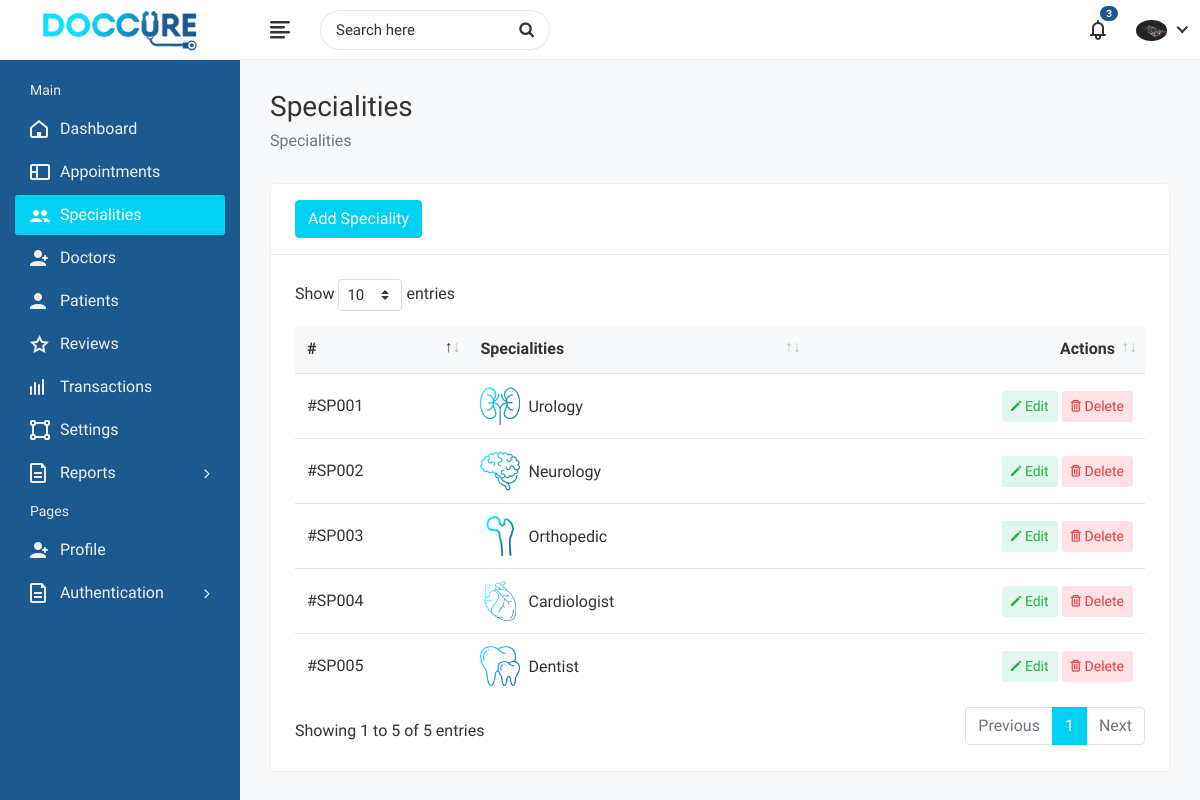
The page /administrators/specialities/ (signed in) on the database its author committed.
### administrators/models.py (models this page shows)
class Admin(models.Model):
	user = models.OneToOneField(User, on_delete=models.CASCADE)
	image = models.ImageField('Profile Image', upload_to='Image/Administrator',
		max_length=500, default='dummy.png')
	first_name = models.CharField('First Name', max_length=50)
	second_name =  models.CharField('Second Name', max_length=50)
	d_o_b = models.DateField('Date of Birth')
	phone_no = models.CharField('Phone Number', max_length=50)
	email = models.EmailField('Email', max_length=250)
	address_line = models.CharField('Address Line', max_length=200, blank=True)
	country = models.CharField('Country', max_length=100, blank=True)
	county = models.CharField('County', max_length=100, blank=True)
	town = models.CharField('Town', max_length=100, blank=True)\
	def __str__(self):
		return self.first_name+" "+self.second_name

### appointments/models.py (models this page shows, shortened)
class Speciality(models.Model):
	name = models.CharField('Name', max_length=100)
	image = models.ImageField('Image', upload_to='Image/Speciality', max_length=500)

### administrators/views.py (the view)
# urls.py: path('specialities/', views.specialities, name='specialities'),
@login_required(login_url='/login/')
@user_passes_test(check_admin, login_url='/login/')
@user_passes_test(check_settings, login_url='/administrators/profile/')
def specialities(request):
	if request.method == 'POST':
		form = SpecialityForm(request.POST, request.FILES)
		if form.is_valid():
			form.save()
		return HttpResponseRedirect('../../administrators/specialities/')
	else:
		profile = Admin.objects.get(user=request.user.id)
		specialities = Speciality.objects.all()
		forms = {}
		for speciality in specialities:
			forms.setdefault(speciality, SpecialityForm(instance=speciality))
		return render(request, 'administrators/specialities.html', {'profile': profile, 'forms': forms,
			'specialities': specialities} )

### administrators/views.py (called while the page is built)
def check_admin(user):
	return user.is_superuser

def check_settings(user):
	profile = Admin.objects.filter(user=user.id)
	return profile.count()>=1

### administrators/templates/administrators/specialities.html (shortened to what this page needs)
{% extends "administrators/base.html" %}
{% load static %}
{% block css %}
	<link rel="stylesheet" href="{% static 'administrators/plugins/datatables/datatables.min.css' %}">
{% endblock %}
{% block sidenav %}
	<li>
		<a href="{% url 'admin-dashboard' %}"><i class="fe fe-home"></i> <span>Dashboard</span></a>
	</li>
	<li>
		<a href="{% url 'appointment-list' %}"><i class="fe fe-layout"></i> <span>Appointments</span></a>
	</li>
	<li class="active">
		<a href="{% url 'specialities' %}"><i class="fe fe-users"></i> <span>Specialities</span></a>
	</li>
	<li>
		<a href="{% url 'doctor-list' %}"><i class="fe fe-user-plus"></i> <span>Doctors</span></a>
	</li>
	<li>
		<a href="{% url 'patient-list' %}"><i class="fe fe-user"></i> <span>Patients</span></a>
	</li>
	<li>
		<a href="{% url 'admin-reviews' %}"><i class="fe fe-star-o"></i> <span>Reviews</span></a>
	</li>
	<li>
		<a href="{% url 'transactions-list' %}"><i class="fe fe-activity"></i> <span>Transactions</span></a>
	</li>
	<li>
		<a href="{% url 'settings' %}"><i class="fe fe-vector"></i> <span>Settings</span></a>
	</li>
	<li class="submenu">
		<a href="#"><i class="fe fe-document"></i> <span> Reports</span> <span class="menu-arrow"></span></a>
	</li>
	<li class="menu-title">
		<span>Pages</span>
	</li>
	<li>
		<a href="{% url 'profile' %}"><i class="fe fe-user-plus"></i> <span>Profile</span></a>
	</li>
	<li class="submenu">
		<a href="#"><i class="fe fe-document"></i> <span> Authentication </span> <span class="menu-arrow"></span></a>
	</li>
{% endblock %}
{% block breadcrumb %}Specialities{% endblock %}
{% block breadcrumb1 %} Specialities {% endblock %}
{% block content %}
	<div class="row">
		<div class="col-sm-12">
			<div class="card">
				<div class="card-header">
                    <div class="card-header-action">
                        <a href="#" class="btn btn-primary" data-toggle="modal" data-target="#Add_Specialities_details">Add Speciality</a>
                    </div>
                </div>
				<div class="card-body">
					<div class="table-responsive">
						<table class="datatable table table-hover table-center mb-0">
							<thead>
								<tr>
									<th>#</th>
									<th>Specialities</th>
									<th class="text-right">Actions</th>
								</tr>
							</thead>
							<tbody>
							{% for speciality in specialities %}
								<tr>
									<td>#SP00{{speciality.id}}</td>
									<td>
										<h2 class="table-avatar">
											<a href="profile.html" class="avatar avatar-sm mr-2">
												<img class="avatar-img" src="{{speciality.image.url}}" alt="Speciality">
											</a>
											<a href="profile.html">{{speciality.name}}</a>
										</h2>
									</td>
									<td class="text-right">
										<div class="actions">
											<a class="btn btn-sm bg-success-light" data-toggle="modal" href="#edit_specialities_details{{speciality.id}}">
												<i class="fe fe-pencil"></i> Edit
											</a>
											<a  data-toggle="modal" href="#delete_modal{{speciality.id}}" class="btn btn-sm bg-danger-light">
												<i class="fe fe-trash"></i> Delete
											</a>
										</div>
									</td>
								</tr>
							{% endfor %}
							</tbody>
						</table>
					</div>
				</div>
			</div>
		</div>
	</div>
{% endblock %}

### administrators/templates/administrators/base.html (shortened to what this page needs)
<!DOCTYPE html>
<html lang="en">
	<head>
		{% load static %}
        <link rel="stylesheet" href="{% static 'administrators/css/bootstrap.min.css' %}">
        <link rel="stylesheet" href="{% static 'administrators/css/font-awesome.min.css' %}">
        <link rel="stylesheet" href="{% static 'administrators/css/feathericon.min.css' %}">
        <link rel="stylesheet" href="{% static 'administrators/css/style.css' %}">
        {% block css %}
		{% endblock %}
    </head>
    <body>
        <div class="main-wrapper">
            <div class="header">
                <div class="header-left">
                    <a href="{% url 'index' %}" class="logo">
						<img src="{% static 'administrators/img/logo.png' %}" alt="Logo">
					</a>
                </div>
				<a href="javascript:void(0);" id="toggle_btn">
					<i class="fe fe-text-align-left"></i>
				</a>
				<div class="top-nav-search">
					<form>
						<input type="text" class="form-control" placeholder="Search here">
						<button class="btn" type="submit"><i class="fa fa-search"></i></button>
					</form>
				</div>
				<ul class="nav user-menu">
					<li class="nav-item dropdown noti-dropdown">
						<a href="#" class="dropdown-toggle nav-link" data-toggle="dropdown">
							<i class="fe fe-bell"></i> <span class="badge badge-pill">3</span>
						</a>
					</li>
					<li class="nav-item dropdown has-arrow">
						<a href="#" class="dropdown-toggle nav-link" data-toggle="dropdown">
							<span class="user-img"><img class="rounded-circle" src="{{profile.image.url}}" width="31" alt="Ryan Taylor"></span>
						</a>
					</li>
				</ul>
            </div>
            <div class="sidebar" id="sidebar">
                <div class="sidebar-inner slimscroll">
					<div id="sidebar-menu" class="sidebar-menu">
						<ul>
							<li class="menu-title">
								<span>Main</span>
							</li>
							{% block sidenav %}
							{% endblock %}
						</ul>
					</div>
                </div>
            </div>
            <div class="page-wrapper">
                <div class="content container-fluid">
					<div class="page-header">
						<div class="row">
							<div class="col-sm-12">
								<h3 class="page-title">{% block breadcrumb %}{% endblock %}</h3>
								<ul class="breadcrumb">
									<li class="breadcrumb-item active">{% block breadcrumb1 %}{% endblock %}</li>
								</ul>
							</div>
						</div>
					</div>
					{% block content %}
					{% endblock %}
				</div>
			</div>
        </div>
    </body>
</html>

### rows shown on the page
Admin: image (picture)
Speciality: id "1", image (picture), name "Urology"
Speciality: id "2", image (picture), name "Neurology"
Speciality: id "3", image (picture), name "Orthopedic"
Speciality: id "4", image (picture), name "Cardiologist"
Speciality: id "5", image (picture), name "Dentist"
